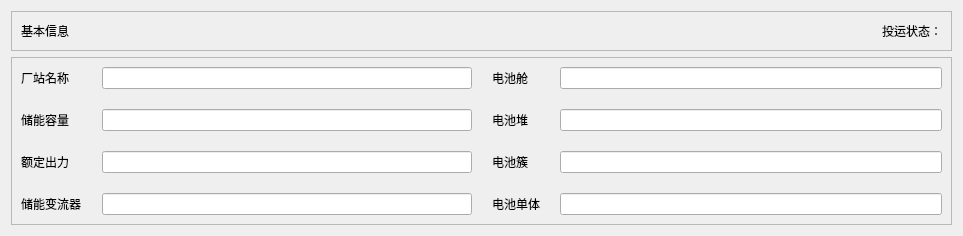
<?xml version="1.0" encoding="UTF-8"?>
<ui version="4.0">
 <class>tabMessage</class>
 <widget class="QWidget" name="tabMessage">
  <property name="geometry">
   <rect>
    <x>0</x>
    <y>0</y>
    <width>963</width>
    <height>220</height>
   </rect>
  </property>
  <property name="sizePolicy">
   <sizepolicy hsizetype="Preferred" vsizetype="Preferred">
    <horstretch>0</horstretch>
    <verstretch>0</verstretch>
   </sizepolicy>
  </property>
  <property name="font">
   <font>
    <family>Arial</family>
   </font>
  </property>
  <property name="windowTitle">
   <string>Form</string>
  </property>
  <property name="styleSheet">
   <string notr="true"/>
  </property>
  <layout class="QVBoxLayout" name="verticalLayout_2" stretch="0,1">
   <item>
    <widget class="QFrame" name="frame">
     <property name="frameShape">
      <enum>QFrame::StyledPanel</enum>
     </property>
     <property name="frameShadow">
      <enum>QFrame::Raised</enum>
     </property>
     <property name="k1" stdset="0">
      <bool>true</bool>
     </property>
     <layout class="QVBoxLayout" name="verticalLayout">
      <item>
       <layout class="QHBoxLayout" name="horizontalLayout_2">
        <property name="spacing">
         <number>0</number>
        </property>
        <item>
         <widget class="QLabel" name="label">
          <property name="styleSheet">
           <string notr="true"/>
          </property>
          <property name="text">
           <string>基本信息</string>
          </property>
          <property name="k1" stdset="0">
           <bool>true</bool>
          </property>
         </widget>
        </item>
        <item>
         <spacer name="horizontalSpacer">
          <property name="orientation">
           <enum>Qt::Horizontal</enum>
          </property>
          <property name="sizeHint" stdset="0">
           <size>
            <width>40</width>
            <height>20</height>
           </size>
          </property>
         </spacer>
        </item>
        <item>
         <widget class="QLabel" name="label_2">
          <property name="styleSheet">
           <string notr="true"/>
          </property>
          <property name="text">
           <string>投运状态：</string>
          </property>
          <property name="k1" stdset="0">
           <bool>true</bool>
          </property>
         </widget>
        </item>
       </layout>
      </item>
     </layout>
    </widget>
   </item>
   <item>
    <widget class="QFrame" name="frame_2">
     <property name="frameShape">
      <enum>QFrame::StyledPanel</enum>
     </property>
     <property name="frameShadow">
      <enum>QFrame::Raised</enum>
     </property>
     <property name="k2" stdset="0">
      <bool>true</bool>
     </property>
     <layout class="QGridLayout" name="gridLayout_3">
      <item row="0" column="0">
       <layout class="QHBoxLayout" name="horizontalLayout" stretch="1,1">
        <property name="spacing">
         <number>20</number>
        </property>
        <item>
         <layout class="QGridLayout" name="gridLayout">
          <item row="0" column="0">
           <widget class="QLabel" name="labStationName">
            <property name="styleSheet">
             <string notr="true"/>
            </property>
            <property name="text">
             <string>厂站名称</string>
            </property>
           </widget>
          </item>
          <item row="0" column="1">
           <widget class="QLineEdit" name="lineStationName"/>
          </item>
          <item row="1" column="0">
           <widget class="QLabel" name="labStorageCapacity">
            <property name="styleSheet">
             <string notr="true"/>
            </property>
            <property name="text">
             <string>储能容量</string>
            </property>
           </widget>
          </item>
          <item row="1" column="1">
           <widget class="QLineEdit" name="lineStorageCapacity">
            <property name="frame">
             <bool>true</bool>
            </property>
           </widget>
          </item>
          <item row="2" column="0">
           <widget class="QLabel" name="labRatedOutput">
            <property name="styleSheet">
             <string notr="true"/>
            </property>
            <property name="text">
             <string>额定出力</string>
            </property>
           </widget>
          </item>
          <item row="2" column="1">
           <widget class="QLineEdit" name="lineRatedOutput"/>
          </item>
          <item row="3" column="0">
           <widget class="QLabel" name="labPcs">
            <property name="styleSheet">
             <string notr="true"/>
            </property>
            <property name="text">
             <string>储能变流器</string>
            </property>
           </widget>
          </item>
          <item row="3" column="1">
           <widget class="QLineEdit" name="linePcs"/>
          </item>
         </layout>
        </item>
        <item>
         <layout class="QGridLayout" name="gridLayout_2">
          <item row="2" column="0">
           <widget class="QLabel" name="labBatteryCluster">
            <property name="styleSheet">
             <string notr="true"/>
            </property>
            <property name="text">
             <string>电池簇</string>
            </property>
           </widget>
          </item>
          <item row="0" column="1">
           <widget class="QLineEdit" name="lineBatteryCabin"/>
          </item>
          <item row="3" column="1">
           <widget class="QLineEdit" name="lineBatteryCell"/>
          </item>
          <item row="0" column="0">
           <widget class="QLabel" name="labBatteryCabin">
            <property name="styleSheet">
             <string notr="true"/>
            </property>
            <property name="text">
             <string>电池舱</string>
            </property>
           </widget>
          </item>
          <item row="2" column="1">
           <widget class="QLineEdit" name="lineBatteryCluster"/>
          </item>
          <item row="3" column="0">
           <widget class="QLabel" name="labBatteryCell">
            <property name="styleSheet">
             <string notr="true"/>
            </property>
            <property name="text">
             <string>电池单体</string>
            </property>
           </widget>
          </item>
          <item row="1" column="1">
           <widget class="QLineEdit" name="lineBatteryStack"/>
          </item>
          <item row="1" column="0">
           <widget class="QLabel" name="labBatteryStack">
            <property name="styleSheet">
             <string notr="true"/>
            </property>
            <property name="text">
             <string>电池堆</string>
            </property>
           </widget>
          </item>
         </layout>
        </item>
       </layout>
      </item>
     </layout>
    </widget>
   </item>
  </layout>
 </widget>
 <resources/>
 <connections/>
</ui>
